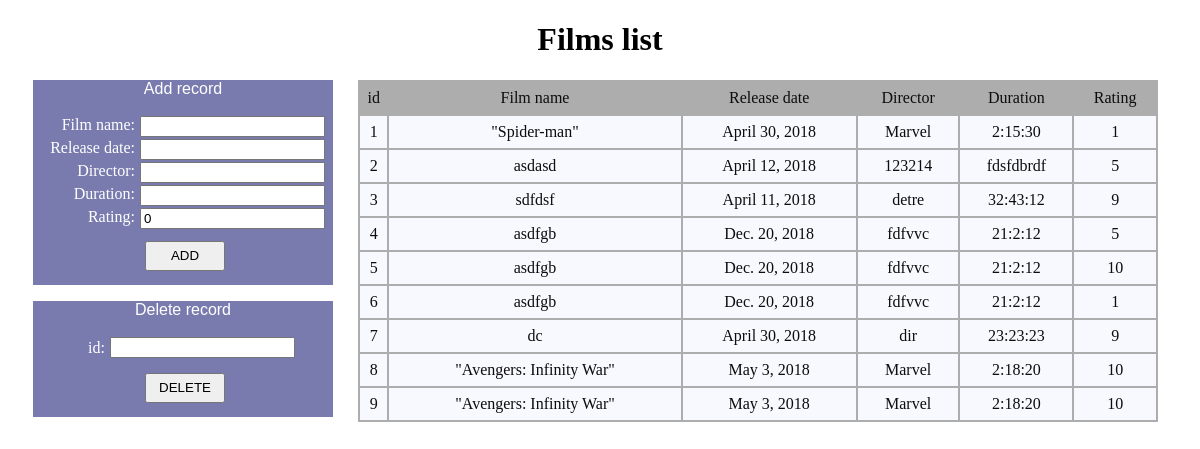
Page /landing/ on the earlier database version.
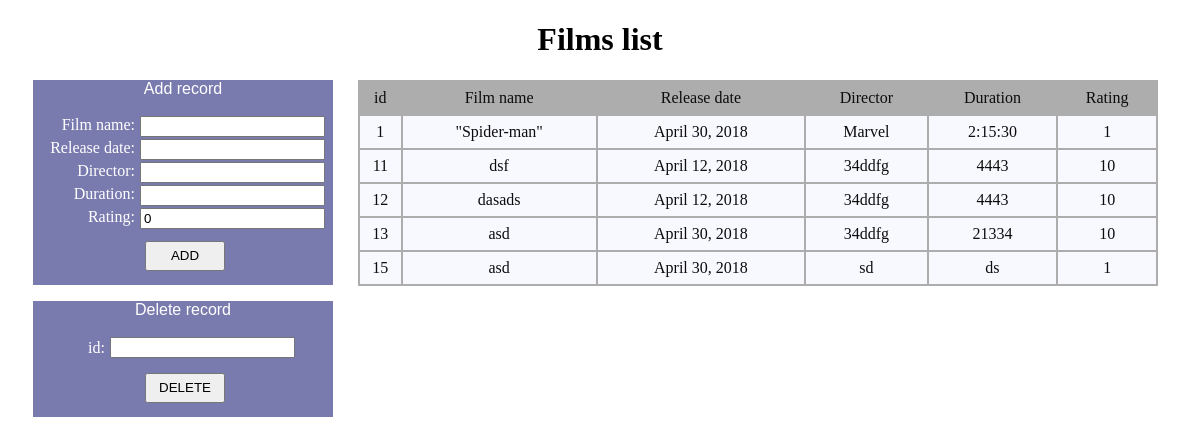
Same page on the later database version.
### film_list/models.py (models this page shows)
class Films(models.Model):
    film_name = models.CharField(max_length=100)
    release_date = models.DateField()
    director = models.CharField(max_length=100)
    duration = models.CharField(max_length=20)
    rating = models.IntegerField(default=0, validators=[MaxValueValidator(10),MinValueValidator(0)])

### film_list/views.py (the view, shortened to what this page needs)
# urls.py: url('landing/', views.landing, name='landing'),
def landing(request):
    form_add = ListFilmsForm()
    form_del = FilmsDel()
    if request.POST is None:
        form_add = ListFilmsForm(request.POST)
        form_del = FilmsDel(request.POST)
    query_results = Films.objects.all()
    print('end')
    return render(request, 'landing/landing.html', locals())

### film_list/forms.py
class ListFilmsForm(forms.ModelForm):
    class Meta:
        model = Films
        exclude = [""]

class FilmsDel(forms.Form):
    id = forms.CharField(label='id', max_length=10)

### templates/landing/landing.html (shortened to what this page needs)
{% load static %}
<!DOCTYPE html>
<html>
<head>
    <link href="{% static "style.css" %}" rel="stylesheet">
</head>
<body id="bg" style="background-image: url('{% static "img/marvel.png"%}')">
    <h1 class="title" align="center">Films list</h1>
    <div class="div_operations">
        <div class="add_div">
            <div class="div_title"><p align="center">Add record</p></div>
            <form prefix="add" action="" method="post" class="add_form">{% csrf_token %}
            {{ form_add.as_p }}
                <p align="center">
                <button type="submit" name="add_button" class="add_button">ADD</button>
                </p>
            </form>
        </div>
        <div class="del_div">
            <div class="div_title"><p align="center">Delete record</p></div>
            <form prefix="delete" action="" method="post" class="del_form">
                {{ form_del }}
                <p align="center">
                <input class="del_button" type="submit" name="delete_button" value="DELETE"/>
                </p>
            </form>
        </div>
    </div>
    <div class="div_table">
        <table class="table" border="3px">
            <tr class="table_title">
                <td>id</td>
                <td>Film name</td>
                <td>Release date</td>
                <td>Director</td>
                <td>Duration</td>
                <td>Rating</td>
            </tr>
            {% for person in query_results %}
                <tr class="holder">
                        <td>{{ person.id }}</td>
                        <td> {{person.film_name}} </td>
                        <td>{{person.release_date}}</td>
                        <td>{{person.director}}</td>
                        <td>{{person.duration}}</td>
                        <td>{{person.rating}}</td>
                </tr>
                {% endfor %}
        </table>
    </div>
</body>
</html>

Differences in the rows shown:
removed Films: id "2", film_name "asdasd", release_date "April 12, 2018", director "123214", duration "fdsfdbrdf", rating "5"
removed Films: id "3", film_name "sdfdsf", release_date "April 11, 2018", director "detre", duration "32:43:12", rating "9"
removed Films: id "4", film_name "asdfgb", release_date "Dec. 20, 2018", director "fdfvvc", duration "21:2:12", rating "5"
removed Films: id "5", film_name "asdfgb", release_date "Dec. 20, 2018", director "fdfvvc", duration "21:2:12", rating "10"
removed Films: id "6", film_name "asdfgb", release_date "Dec. 20, 2018", director "fdfvvc", duration "21:2:12", rating "1"
removed Films: id "7", film_name "dc", release_date "April 30, 2018", director "dir", duration "23:23:23", rating "9"
removed Films: id "8", film_name "\"Avengers: Infinity War\"", release_date "May 3, 2018", director "Marvel", duration "2:18:20", rating "10"
removed Films: id "9", film_name "\"Avengers: Infinity War\"", release_date "May 3, 2018", director "Marvel", duration "2:18:20", rating "10"
added Films: id "11", film_name "dsf", release_date "April 12, 2018", director "34ddfg", duration "4443", rating "10"
added Films: id "12", film_name "dasads", release_date "April 12, 2018", director "34ddfg", duration "4443", rating "10"
added Films: id "13", film_name "asd", release_date "April 30, 2018", director "34ddfg", duration "21334", rating "10"
added Films: id "15", film_name "asd", release_date "April 30, 2018", director "sd", duration "ds", rating "1"
